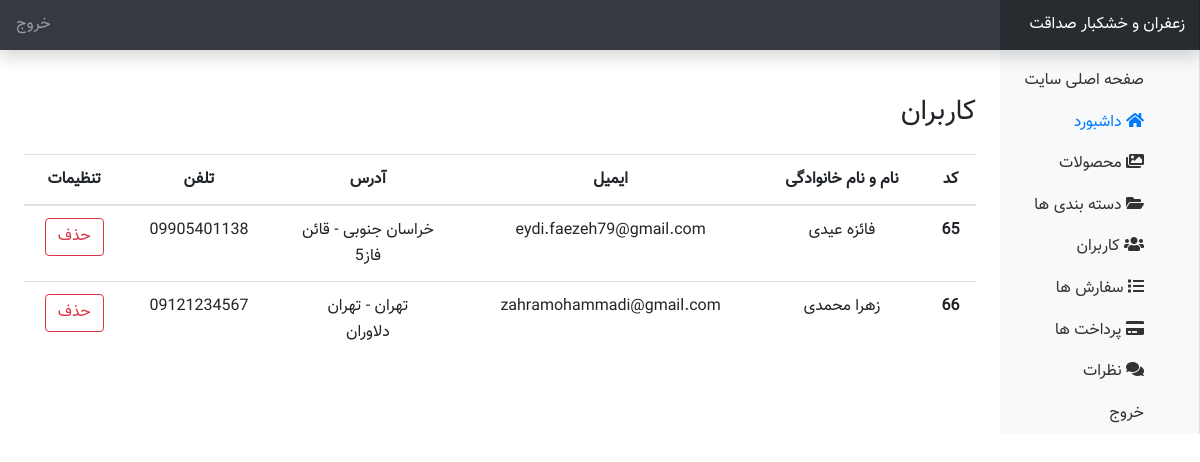
Screenshot of /onlineshop/admin/user.php with the database file from the repository.
### tables this page shows
CREATE TABLE `user` (
  `u_id` int(10) NOT NULL,
  `u_ip` varchar(255) NOT NULL,
  `u_name` char(30) NOT NULL,
  `u_lastname` char(50) NOT NULL,
  `u_email` varchar(100) NOT NULL,
  `u_password` varchar(100) NOT NULL,
  `u_province` text NOT NULL,
  `u_city` text NOT NULL,
  `u_address` varchar(255) NOT NULL,
  `u_phone` varchar(255) NOT NULL,
  `u_image` text NOT NULL,
  `u_confirmed` int(11) NOT NULL,
  `u_confirmcode` int(11) NOT NULL
);

### onlineshop/admin/user.php (the view, shortened to what this page needs)
<?php
include("./include/header.php");
?>
<div class="container-fluid">
    <div class="row">
        <?php include('./include/sidebar.php') ?>
        <main role="main" class="col-md-9 ml-sm-auto col-lg-10 px-4">
            <div class="d-flex justify-content-between mt-5">
                <h3>کاربران</h3>
            </div>
            <table class="table text-center mt-3">
  <thead>
  <tr>
      <th scope="col">کد</th>
      <th scope="col">نام و نام خانوادگی</th>
      <th scope="col">ایمیل</th>
      <th scope="col">آدرس</th>
      <th scope="col">تلفن</th>
      <th scope="col">تنظیمات</th>
    </tr>
  </thead>
  <tbody class="table-group-divider">
<?php
$users=mysqli_query($con,"call users()");
foreach ($users as $user){
?>
    <tr>
      <th scope="row"><?php echo $user['u_id'] ; ?></th>
      <td><?php echo $user['u_name']." ".$user['u_lastname'] ; ?></td>
      <td><?php echo $user['u_email'] ; ?></td>
      <td><?php echo $user['u_province']." - ".$user['u_city']."<br/>".$user['u_address'] ; ?></td>
      <td><?php echo $user['u_phone'] ; ?></td>
      <td>
      <a href="user.php?action=delete&id=<?php echo $user['u_id'] ?>" class="btn btn-outline-danger">حذف</a>
      </td>
    </tr>
<?php
}
?>
  </tbody>
</table>
        </main>
    </div>
</div>

### onlineshop/admin/css/style.css (style rules this page uses)
body { direction: rtl; text-align: right !important; font-family: "Vazir" !important; line-height: 1.6; }
[role="main"] { padding-top: 110px; }
@media (min-width: 768px) { [role="main"] { padding-top: 48px; } }

### rows the page displays
user: u_id "65", u_name "فائزه", u_lastname "عیدی", u_email "eydi.faezeh79@gmail.com", u_province "خراسان جنوبی", u_city "قائن", u_address "فاز5", u_phone "09905401138"
user: u_id "66", u_name "زهرا", u_lastname "محمدی", u_email "zahramohammadi@gmail.com", u_province "تهران", u_city "تهران", u_address "دلاوران", u_phone "09121234567"
